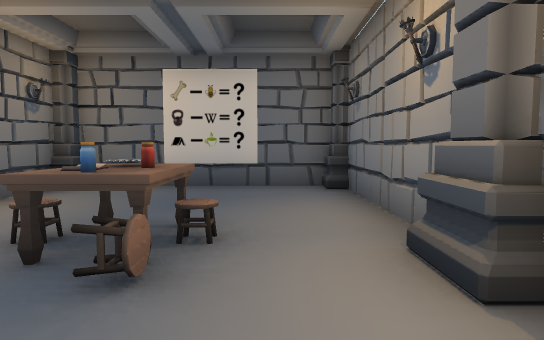
View 1 (above)

13 first-person views from a walk through a Unity game level. The camera is 1.4 m above the floor, tilts 4° down and sees 75° across. Doors are open. The floor is counted in squares, 2 m on a side. Each view is taken from the middle of a square. On the plan, view 1 faces up. The plan holds only what a view shows up to about 11 squares ahead; the rest is blank. The place goes on beyond the plan. The player is left out.

View 2
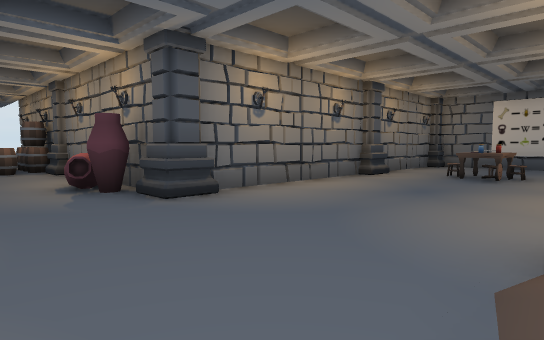

View 3
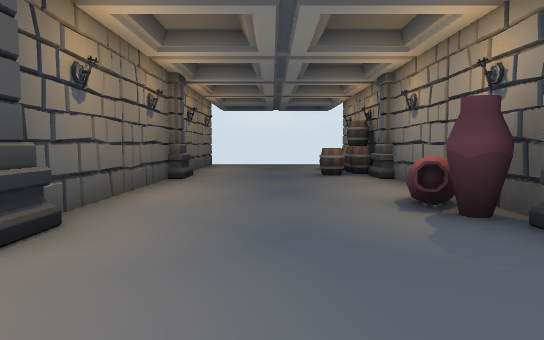

View 4
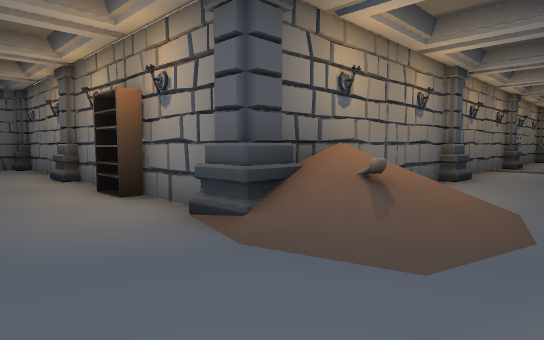

View 5
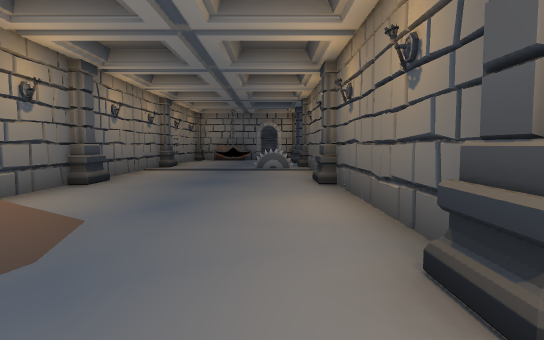

View 6
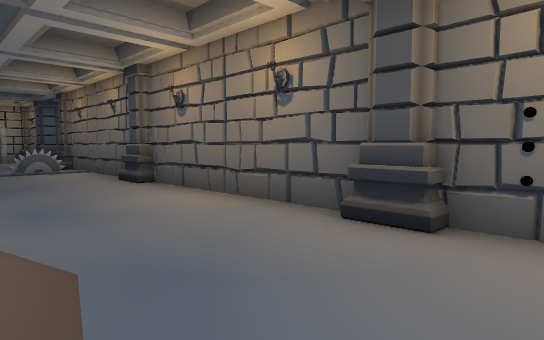

View 7
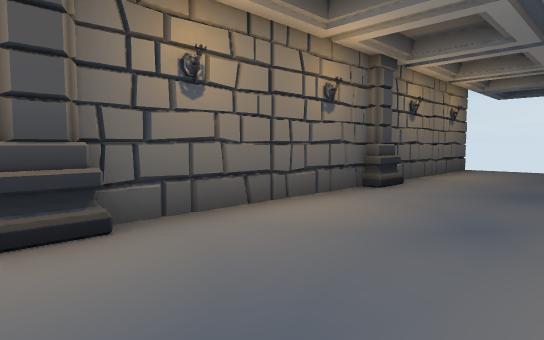

View 8
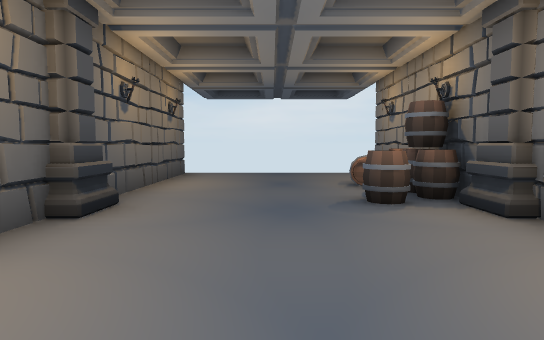

View 9
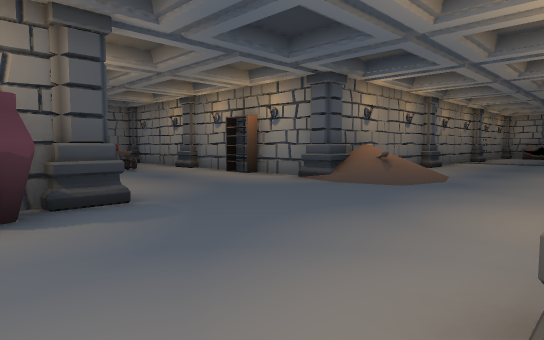

View 10
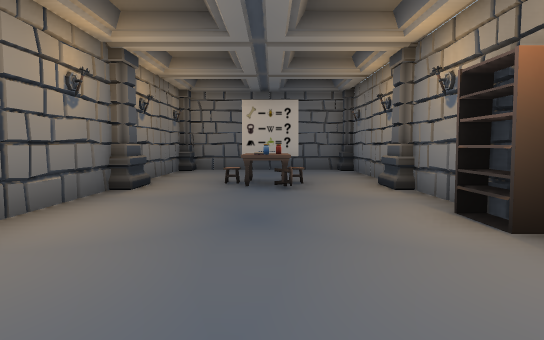

View 11
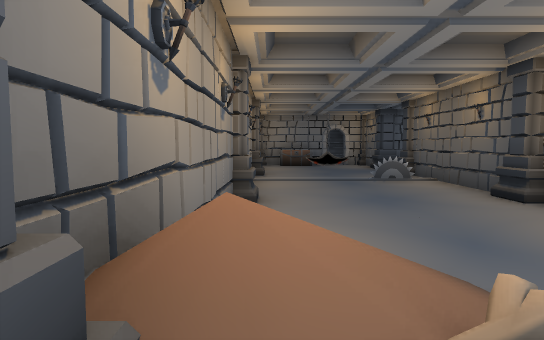

View 12
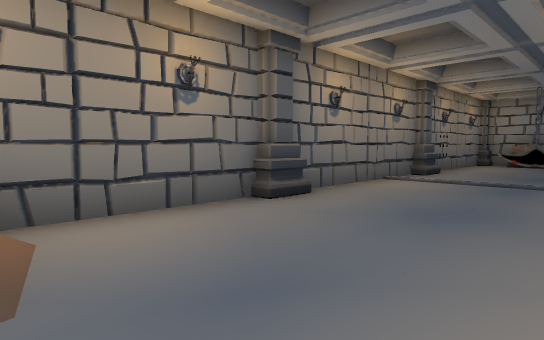

View 13
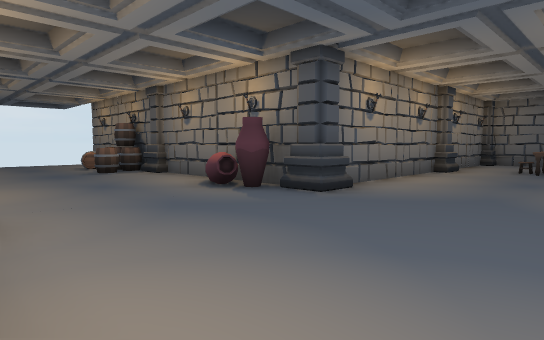

### Floor plan
Points are (right, up) in squares from view 1. A wall is a line through its corners. A room is listed if a view was taken in it or the views show most of it. See-through windows are left out.
Room 1 (views 1, 2, 3, 4, 5, 6, 7, 8, 9, 10, 11, 12, 13)
walls: (1.2, -2.4) (1.2, -1.8); (-4.4, -3.4) (-8.5, -3.4); (0.4, -8.2) (1.3, -8.2); (1.2, 0) (1.2, 5.2); (-3.3, 0.2) (-3.8, -0.1); (-3.4, 0.7) (-3.8, 0.2); (2.4, -8.2) (5.5, -8.2); (6.4, -3.4) (1.6, -3.4); (-7.5, -8.2) (-4.4, -8.2); (-9.4, -3.4) (-13.7, -3.4); (7.6, -8.2) (11.5, -8.2); (-3.5, 5.9) (-3.5, -2.6); (0.5, 6.1) (-2.5, 6.1); (9.9, -7.5) (9.9, -6.9); (11.4, -3.4) (7.4, -3.4); (-13.9, -8.2) (-9.6, -8.2)
ways out: gap at (-14, -8)
objects: barrel (-11, -4); barrel (-10, -4); column (-9, -9) to (-8, -8); column (-9, -4) to (-9, -3); pot (-5, -4); column (-4, -9) to (-3, -8); column (-4, -3); column (-3, 2); column (-3, 6); other object (-2, -9) to (0, -9); chair (-2, 3); chair (-1, 2); chair (-1, 3); column (1, -9) to (2, -8); column (1, -3); shelf (1, -1); column (1, 2) to (2, 2); column (1, 6) to (2, 6); column (6, -9) to (7, -8); column (7, -3); column (11, -4) to (12, -3)

Positions as (right, up) in squares from view 1, and headings:
1: (0, 0), facing up
2: (1, -6), facing up-left
3: (-1, -6), facing left
4: (-1, -6), facing up-right
5: (0, -7), facing right
6: (0, -5), facing down-right
7: (-3, -5), facing down-left
8: (-5, -6), facing left
9: (-5, -8), facing up-right
10: (-1, -4), facing up
11: (1, -4), facing right
12: (3, -7), facing up-right
13: (0, -8), facing up-left
